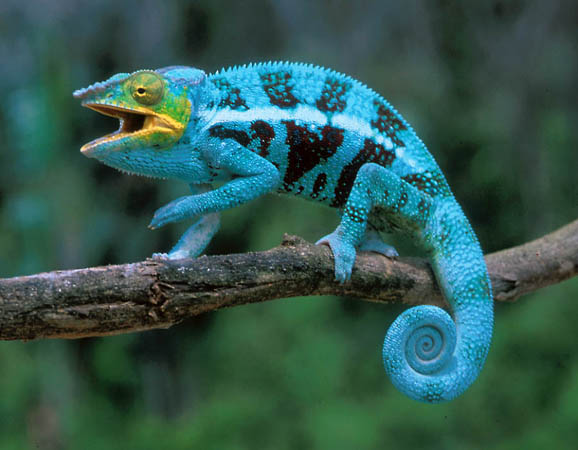
#> input picture Histograma/camaleon.jpg, 578 x 450 px
$ jupyter execute Histograma.ipynb
#> lines starting #> are read from the running program, lines starting #| are printed output that depends on the picture; after the words box and inside, x2 and y2 are one past the last pixel; in counts of white or black regions, pixels touching at a corner belong together
# Hi01 Histograma Escala de Grises

## Histogramas de escala de grises

Un histograma representa la distribución de las intensidades de píxeles (ya sea en color o en escala de grises) en una imagen. Puede visualizarse como un gráfico (o diagrama) que da una intuición de alto nivel de la distribución de intensidad (valor de píxel). Vamos a asumir un espacio de color
RGB en este ejemplo, por lo que estos valores de píxeles estarán en el rango de 0 a 255.

Al trazar el histograma, el eje X sirve como nuestra "barra". Si construimos un histograma con 256 barras, estamos contando efectivamente el número de veces que ocurre cada valor de píxel. En contraste, si usamos solo 2 bins (igualmente espaciados), entonces estamos contando el número de veces que un píxel está en el rango [0, 128) o [128, 255]. El número de píxeles agrupados en el valor del eje x se traza luego en el eje y.

Simplemente examinando el histograma de una imagen, obtiene una comprensión general sobre el contraste, el brillo and distribución de la
intensidad.

### Histogramas con OpenCV

Usaremos la función cv2.calcHist para construir nuestro histogramas:
cv2.calcHist(images,channels,mask,histSize,ranges)
1. images: esta es la imagen para la que queremos calcular un histograma. Use una lista: [miImagen].
2. channels: esta es una lista de índices, donde especificamos el índice del canal para el que queremos calcular un histograma. Para calcular un
histograma de una imagen en escala de grises, la lista sería [0]. Para calcular un histograma para los tres canales rojo, verde y azul, la lista de
canales sería [0,1,2].
3. mask: Podemos proporcionar una máscara. Si se proporciona una máscara, se calculará un histograma solo para píxeles enmascarados. Si no
tenemos una máscara o no queremos aplicar una, solo podemos proporcionar un valor de None.
4. histSize: Este es el número de barras que queremos usar al calcular un histograma. Nuevamente, esta es una lista, una para cada canal para
el que estamos calculando un histograma. No es necesario que todos los tamaños de los contenedores sean iguales. Por ejemplo para definir
32 contenedores para cada canal: [32,32,32].
5. rangos: aquí especificamos el rango de posibles valores de píxel. Normalmente, es [0, 256] para cada canal, pero si está utilizando un espacio
de color que no sea RGB (como HSV), los rangos pueden ser diferentes.

### Importar librerias

[cell 1]
from matplotlib import pyplot as plt
import numpy as np
import cv2

### Función para mostrar imágenes

[cell 2]
def mostrar_imagen(titulo, imagen):
    imagen = cv2.cvtColor(imagen,cv2.COLOR_BGR2RGB)
    plt.imshow(imagen)
    plt.title(titulo)
    plt.grid(False)
    plt.show()

### Diccionario para establecer la imagen

[cell 3]
args = {"imagen": "camaleon.jpg"}

### Histograma de escala de grises

#### Leer la imagen y mostrarla

[cell 4]
imagen = cv2.imread(args["imagen"])
#> imagen is the input picture: shape (450, 578, 3); mean B, G, R 80, 88.4, 50.2
mostrar_imagen("Original",imagen)

#### Convertir la imagen a escala de grises

[cell 5]
gris = cv2.cvtColor(imagen, cv2.COLOR_BGR2GRAY)
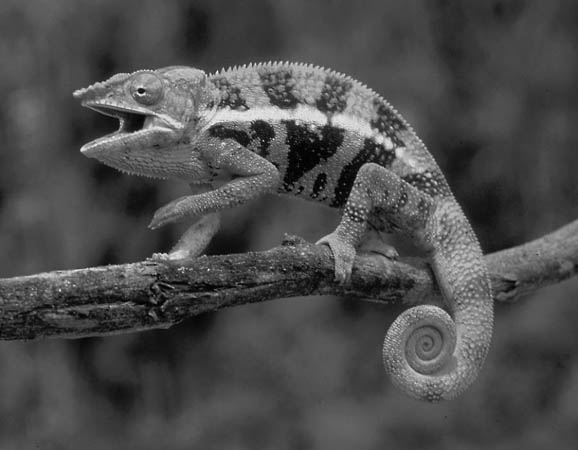
#> gris: shape (450, 578); min 0, max 248, mean 76
mostrar_imagen("Gris", gris)

#### Histograma de escala de grises

[cell 6]
hist = cv2.calcHist([gris], [0], None, [256], [0, 256])
#> hist = 256 values, max 5709 at index 69, min 0 at index 234, mean 1016

#### Dibujar el histograma

[cell 7]
plt.figure()
plt.title("Histograma de escala de grises")
plt.xlabel("Barras")
plt.ylabel("# de Pixeles")
plt.plot(hist)
plt.xlim([0, 256])
plt.show()
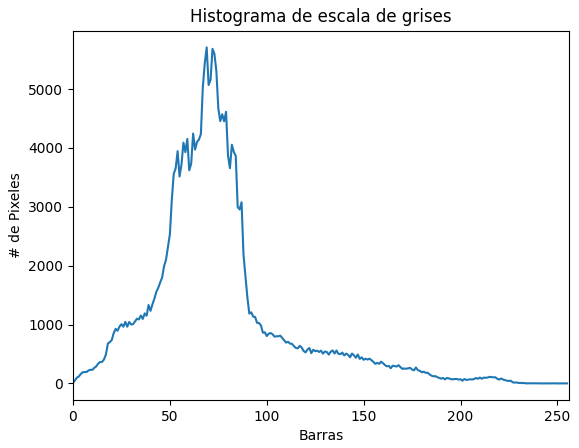
#> figure drawn by matplotlib, 1 panel; curve peaks at x = 69, y = 5709

# Hi02_Histogramas_de_Color

## Histogramas de color

Se puede definir un histograma para canal de la imagen.
1. images: esta es la imagen para la que queremos calcular un histograma. Use una lista: [miImagen].
2. channels: esta es una lista de índices, donde especificamos el índice del canal para el que queremos calcular un histograma. Para calcular un
histograma de una imagen en escala de grises, la lista sería [0]. Para calcular un histograma para los tres canales rojo, verde y azul, la lista de
canales sería [0,1,2].
3. mask: Podemos proporcionar una máscara. Si se proporciona una máscara, se calculará un histograma solo para píxeles enmascarados. Si no
tenemos una máscara o no queremos aplicar una, solo podemos proporcionar un valor de None.
4. histSize: Este es el número de barras que queremos usar al calcular un histograma. Nuevamente, esta es una lista, una para cada canal para
el que estamos calculando un histograma. No es necesario que todos los tamaños de los contenedores sean iguales. Por ejemplo para definir
32 contenedores para cada canal: [32,32,32].
5. rangos: aquí especificamos el rango de posibles valores de píxel. Normalmente, es [0, 256] para cada canal, pero si está utilizando un espacio
de color que no sea RGB (como HSV), los rangos pueden ser diferentes.

### Importar librerias

[cell 8]
from matplotlib import pyplot as plt
import numpy as np
import cv2

### Función para mostrar imágenes

[cell 9]
def mostrar_imagen(titulo, imagen):
    imagen = cv2.cvtColor(imagen,cv2.COLOR_BGR2RGB)
    plt.imshow(imagen)
    plt.title(titulo)
    plt.grid(False)
    plt.show()

### Diccionario para establecer la imagen

[cell 10]
args = {"imagen": "camaleon.jpg"}

### Histograma de colores

#### Leer la imagen y mostrarla

[cell 11]
imagen = cv2.imread(args["imagen"])
mostrar_imagen("Original",imagen)

#### Separa los canales de la imagen e inicializa la tupla de colores y la figura

[cell 12]
canales = cv2.split(imagen)
colores = ("b", "g", "r")

plt.figure()
plt.title("Histograma de Color Aplanado")
plt.xlabel("Barra")
plt.ylabel("# de Pixeles")

#Bucle sobre los canales de la imagen
for (canal, color) in zip(canales, colores):
    # Crea un histograma para el canal actual y lo dibuja
    hist = cv2.calcHist([canal], [0], None, [256], [0, 256])
    plt.plot(hist, color = color)
    plt.xlim([0, 256])
#> this loop made 3 passes
#> color on passes 1 to 3: 'b', 'g', 'r'
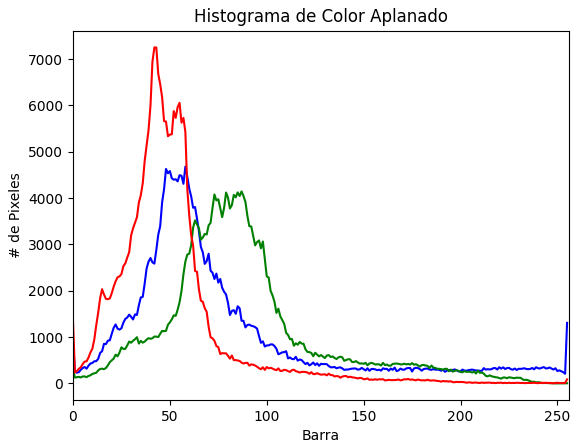
#> figure drawn by matplotlib, 1 panel; curve peaks at x = 58, y = 4678; curve peaks at x = 87, y = 4143; curve peaks at x = 42, y = 7251

### Histogramas 2D

Reduciendo el número de barras de 256 a 32 para visualizar mejor los resultados

[cell 13]
fig = plt.figure(figsize=(12, 6),dpi=100)

# Dibuja histograma de colores 2D para verde y azúl
ax = fig.add_subplot(131)
hist = cv2.calcHist([canales[1], canales[0]], [0, 1], None,
[32, 32], [0, 256, 0, 256])
p = ax.imshow(hist, interpolation = "nearest")
ax.set_title("Para G y B",fontsize=8)
plt.colorbar(p)

# Dibuja histograma de colores 2D para verde y rojo
ax = fig.add_subplot(132)
hist = cv2.calcHist([canales[1], canales[2]], [0, 1], None,
[32, 32], [0, 256, 0, 256])
p = ax.imshow(hist, interpolation = "nearest")
ax.set_title("Para G y R",fontsize=8)
plt.colorbar(p)

# Dibuja histograma de colores 2D para azúl y rojo
ax = fig.add_subplot(133)
hist = cv2.calcHist([canales[0], canales[2]], [0, 1], None,
[32, 32], [0, 256, 0, 256])
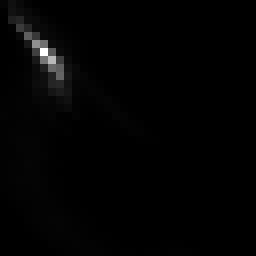
#> hist: shape (32, 32) float32 (shown 8 times larger); min 0, max 20606, mean 254; drawn with min black and max white
p = ax.imshow(hist, interpolation = "nearest")
ax.set_title("Para B y R",fontsize=8)
plt.colorbar(p)

plt.show()
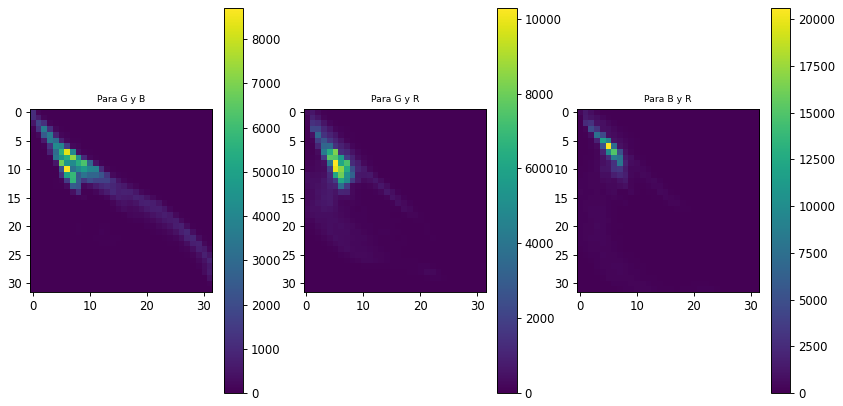
#> figure drawn by matplotlib, 6 panels

Finalmente, examinemos la dimensionalidad de uno de los histogramas 2D

[cell 14]
print("Forma del histograma 2D: {}, con {} valores".
format(hist.shape,hist.flatten().shape[0]))
#| Forma del histograma 2D: (32, 32), con 1024 valores

Nuestro histograma 2D solo podría tener en cuenta 2 de los 3 canales en la imagen, así que ahora construyamos un histograma de color 3D
(utilizando todos los canales) con 8 contenedores en cada dirección; no podemos trazar el histograma 3D, pero la teoría es exactamente como el
de un histograma 2D, por lo que solo mostraremos la forma del histograma

[cell 15]
hist = cv2.calcHist([imagen], [0, 1, 2],
None, [8, 8, 8], [0, 256, 0, 256, 0, 256])
print("Forma del histograma 3D: {}, con {} valores".
format(hist.shape, hist.flatten().shape[0]))
#| Forma del histograma 3D: (8, 8, 8), con 512 valores

# Hi03 Histograma 3D

## Histogramas 3D

Importamos la clase Axes3D que nos permitirá visualizar histogramas 3D.

Axes3D requiere tres argumentos: la imagen de entrada, el tamaño de la barra de color más grande y, finalmente, el número de barras por canal.

### Importar librerias

[cell 16]
from mpl_toolkits.mplot3d import Axes3D
import matplotlib.pyplot as plt
import numpy as np
import cv2

### Función para mostrar imágenes

[cell 17]
def mostrar_imagen(titulo, imagen):
    imagen = cv2.cvtColor(imagen,cv2.COLOR_BGR2RGB)
    plt.imshow(imagen)
    plt.title(titulo)
    plt.grid(False)
    plt.show()

### Diccionario para establecer los argumentos

[cell 18]
args = {"imagen": "camaleon.jpg",
        "tamaño":1000,
        "bins":4}

### Histograma 3D

#### Leer la imagen y mostrarla

[cell 19]
imagen = cv2.imread(args["imagen"])
mostrar_imagen("Original",imagen)

#### Definir las otras variables

[cell 20]
tam = float(args["tamaño"])
bins = int(args["bins"])

#### Calcula el histograma de color para la imagen de entrada

[cell 21]
# Calcula el histograma de color para la imagen de entrada
hist = cv2.calcHist([imagen], [0, 1, 2],
                    None, [bins, bins, bins], [0, 256, 0, 256, 0, 256])

# mostrar la forma del histograma
print("Forma del histograma 3D: %s, con %d valores" %
      (hist.shape, hist.flatten().shape[0]))
#| Forma del histograma 3D: (4, 4, 4), con 64 valores

# inicializar la figura
fig = plt.figure()
ax = fig.add_subplot(111, projection="3d")


# encuentra el valor más grande en el histograma y calcula el ratio
# del bin de tamaño más grande
ratio = tam / np.max(hist)
#> ratio = 0.0141

# bucle sobre los planos del histograma
for (x, plane) in enumerate(hist):
    for (y, row) in enumerate(plane):
        for (z, col) in enumerate(row):
            # asegura que existe un valor en el bin
            if hist[x][y][z] > 0.0:
                # plot the bin
                siz = ratio * hist[x][y][z]
                rgb = (z / (bins - 1), y / (bins - 1), x / (bins - 1))
                ax.scatter(x, y, z, s = siz, facecolors = rgb)
#> this loop made 4 passes

# mostrar la figura
plt.show()
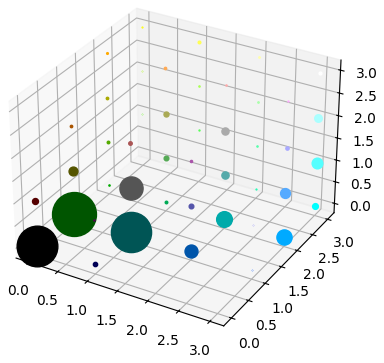
#> figure drawn by matplotlib, 1 panel

# Hi04 Ecualización de Histograma

## Ecualización de Histogramas

La ecualización de histograma mejora el contraste de una imagen "estirando" la distribución de píxeles. Considere un histograma con un pico
grande en el centro. La aplicación de la ecualización de histograma estirará el pico hacia la esquina de la imagen, mejorando así el contraste global
de la imagen. La ecualización de histograma se aplica a imágenes en escala de grises.

Este método es útil cuando una imagen contiene primeros planos y fondos que son oscuros o claros. Tiende a producir efectos poco realistas en
fotografías, normalmente es útil para mejorar el contraste de imágenes médicas o de satélite.

### Importar librerias

[cell 22]
import matplotlib.pyplot as plt
import numpy as np
import cv2

### Función para mostrar imágenes

[cell 23]
def mostrar_imagen(titulo, imagen):
    imagen = cv2.cvtColor(imagen,cv2.COLOR_BGR2RGB)
    plt.imshow(imagen)
    plt.title(titulo)
    plt.grid(False)
    plt.show()

#### Diccionario para establecer los argumentos

[cell 24]
args = {"imagen": "camaleon.jpg"}

### Ecualización de Histograma

#### Leer la imagen y mostrarla

[cell 25]
imagen = cv2.imread(args["imagen"])
mostrar_imagen("Original",imagen)

#### Convertir la imagen a escala de grises

[cell 26]
gris = cv2.cvtColor(imagen, cv2.COLOR_BGR2GRAY)

#### Aplicar ecualización de histograma para estirar el contraste de nuestra imagen

[cell 27]
eq = cv2.equalizeHist(gris)
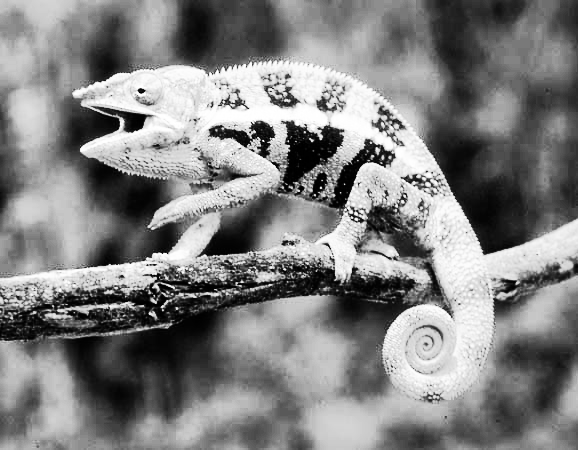
#> eq: shape (450, 578); min 0, max 255, mean 128.9

#### Mostrar nuestras imagenes

[cell 28]
mostrar_imagen("Gris",gris)
mostrar_imagen('Ecualizado',eq)

# Hi05 Histogramas y máscaras

## Histogramas y máscaras

Las máscaras se pueden usar para enfocar regiones específicas de una imagen que nos interesan. Ahora vamos a construir una máscara y
calcular histogramas de color solo para la región enmascarada.

### Importar librerias

[cell 29]
import matplotlib.pyplot as plt
import numpy as np
import cv2

### Función para mostrar imágenes

[cell 30]
def mostrar_imagen(titulo, imagen):
    imagen = cv2.cvtColor(imagen,cv2.COLOR_BGR2RGB)
    plt.imshow(imagen)
    plt.title(titulo)
    plt.grid(False)
    plt.show()

#### Diccionario para establecer los argumentos

[cell 31]
args = {"imagen": "camaleon.jpg"}

### Función para el histograma

[cell 32]
def plot_histograma(imagen, titulo, mascara = None):
    # Guarda los canales de la imagenn,
    # inicializa la tupla de colores
    # y la figura
#> called with titulo = 'Histograma para la imagen original'
    canales = cv2.split(imagen)
    colores = ("b", "g", "r")
    plt.figure()
    plt.title(titulo)
    plt.xlabel("Bins")
    plt.ylabel("# de Pixeles")

    # Bucle sobre los canales de la imagen
    for (canal, color) in zip(canales, colores):
        # Crear un histograma para el canal actual y dibujarlo
        hist = cv2.calcHist([canal], [0], mascara, [256], [0, 256])
        plt.plot(hist, color = color)
        plt.xlim([0, 256])

### Histograma con máscara

#### Leer la imagen y mostrarla

[cell 33]
imagen = cv2.imread(args["imagen"])
mostrar_imagen("Original",imagen)

#### Histograma para la imagen original

[cell 34]
plot_histograma(imagen,"Histograma para la imagen original")
#> figure, not shown here; curve peaks at x = 58, y = 4678; curve peaks at x = 87, y = 4143; curve peaks at x = 42, y = 7251

Construcción de una máscara, la máscara será de color NEGRO para las regiones que se quieran ignorar y BLANCO para las regiones que se
quieran examinar. La máscara será un rectángulo

[cell 35]
mascara = np.zeros(imagen.shape[:2],dtype = "uint8")
cv2.rectangle(mascara,(50,50),(400,250),255,-1)
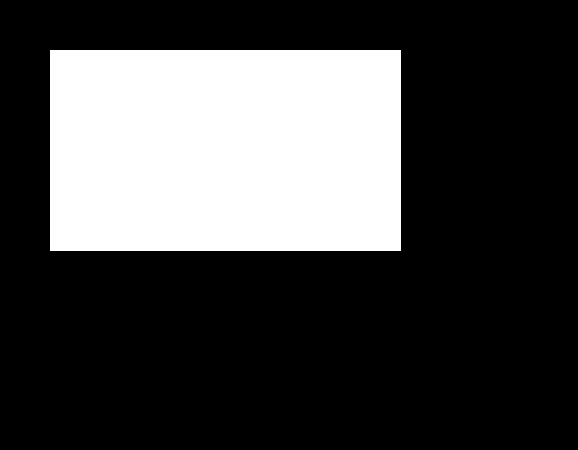
#> mascara: shape (450, 578); 27.1% white; 1 white region, box (x1, y1, x2, y2) and area: (50, 50, 401, 251) 70551
mostrar_imagen("Máscara",mascara)

[cell 36]
enmascarado = cv2.bitwise_and(imagen,imagen,mask=mascara)
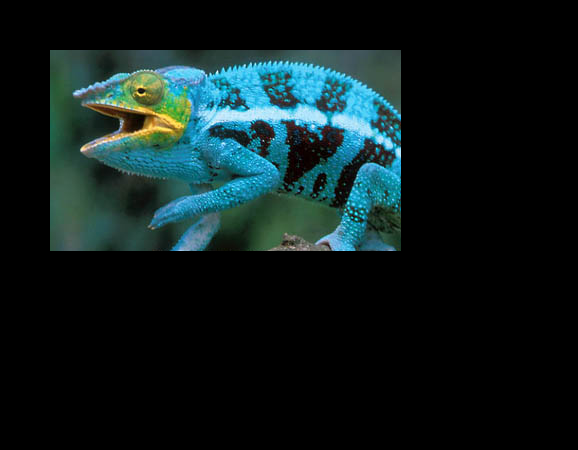
#> enmascarado: shape (450, 578, 3); mean B, G, R 28.9, 28.4, 13.9
mostrar_imagen("Con máscara",enmascarado)

[cell 37]
plot_histograma(imagen,"Histograma para la imagen con máscara",
mascara = mascara)
#> the loop in plot_histograma (call 2), `for (canal, color) in zip(canales, colores):` made 3 passes
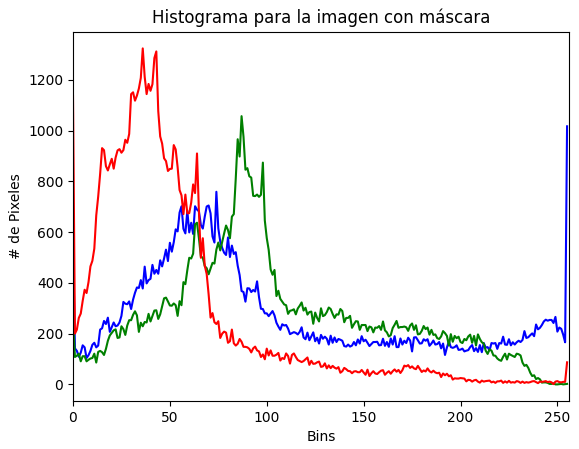
#> figure drawn by matplotlib, 1 panel; curve peaks at x = 255, y = 1017; curve peaks at x = 87, y = 1057; curve peaks at x = 36, y = 1324
